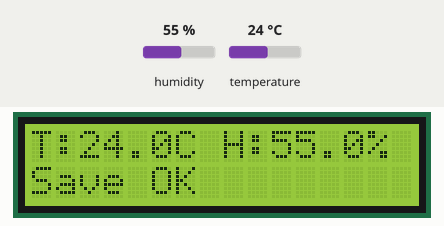
A sketch run on a simulated Arduino Uno, built with avr-gcc and run on an emulated ATmega328P. Parts: 16×2 character LCD. The inputs (shaded band) are chosen by the test bench; at power-on: humidity 55 %, temperature 24 °C. Storage starts empty; what the sketch prints to the serial monitor is not drawn.

Above: at 1.3 s.
1.4 s: humidity set to 22 %
At 5.8 s:
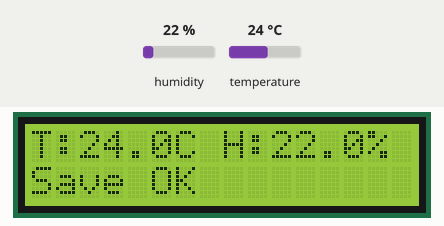
7.4 s: temperature set to 12 °C
At 11.2 s:
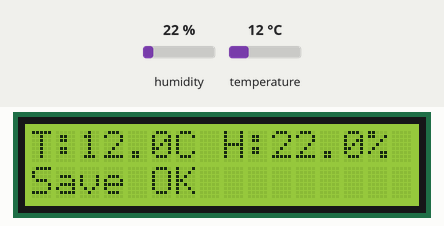
13.4 s: humidity set to 40 %
At 16.6 s:
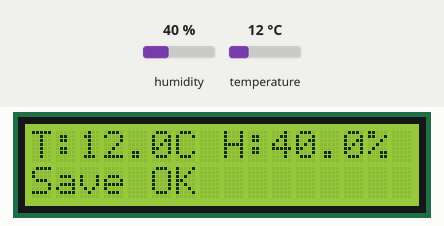
19.4 s: temperature set to 19 °C
At 20.7 s:
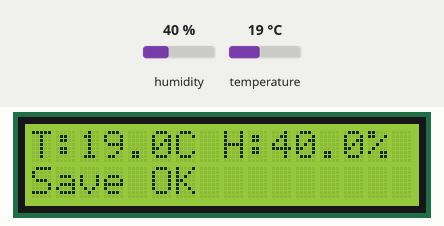
Timing chart, 0 to 22.4 s (numbered marks = the images above; inputs shaded):
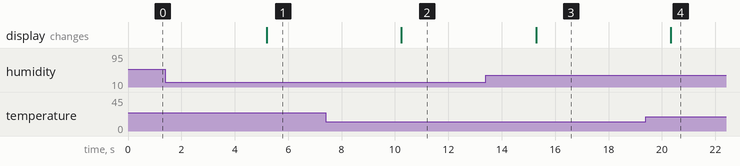

The sketch:

Code_Arduino_avec_enregistrement_SD.ino
```cpp
#include <DHT.h>
#include <Wire.h>
#include <LiquidCrystal_I2C.h>
#include <SPI.h>
#include <SD.h>

// Définition des constantes
#define DHTPIN 2
#define DHTTYPE DHT22
#define SD_CS 10  // Pin CS pour la carte SD

// Initialisation des objets
DHT dht(DHTPIN, DHTTYPE);
LiquidCrystal_I2C lcd(0x27, 16, 2);
File dataFile;

void setup() {
  Serial.begin(9600);

  // Initialisation du capteur DHT
  dht.begin();

  // Initialisation de l'écran LCD
  lcd.init();
  lcd.backlight();
  lcd.print("Initialisation...");

  // Initialisation de la carte SD
  Serial.print("Initialisation SD...");
  if (!SD.begin(SD_CS)) {
    Serial.println("Echec!");
    lcd.setCursor(0, 1);
    lcd.print("Erreur SD!");
    while (1);
  }
  Serial.println("OK!");

  // Création de l'en-tête du fichier
  dataFile = SD.open("data.csv", FILE_WRITE);
  if (dataFile) {
    if (dataFile.size() == 0) {
      dataFile.println("Temperature,Humidite,Date");
    }
    dataFile.close();
  }

  lcd.clear();
}

void loop() {
  float h = dht.readHumidity();
  float t = dht.readTemperature();

  if (isnan(h) || isnan(t)) {
    lcd.clear();
    lcd.print("Erreur capteur!");
    return;
  }

  // Affichage LCD
  lcd.clear();
  lcd.setCursor(0, 0);
  lcd.print("T:");
  lcd.print(t, 1);
  lcd.print("C ");
  lcd.print("H:");
  lcd.print(h, 1);
  lcd.print("%");

  // Enregistrement sur SD
  dataFile = SD.open("data.csv", FILE_WRITE);
  if (dataFile) {
    dataFile.print(t);
    dataFile.print(",");
    dataFile.print(h);
    dataFile.print(",");
    dataFile.println(millis()/1000); // Temps en secondes
    dataFile.close();

    lcd.setCursor(0, 1);
    lcd.print("Save OK");
  } else {
    lcd.setCursor(0, 1);
    lcd.print("Erreur Save!");
  }

  delay(5000); // Enregistrement toutes les 5 secondes
}
```

Measured:
- after the input at 1.4 s, the display: changes after 3.8 s (image 1)
- after the input at 7.4 s, the display: changes after 2.8 s (image 2)
- after the input at 13.4 s, the display: changes after 1.9 s (image 3)
- after the input at 19.4 s, the display: changes after 0.93 s (image 4)
